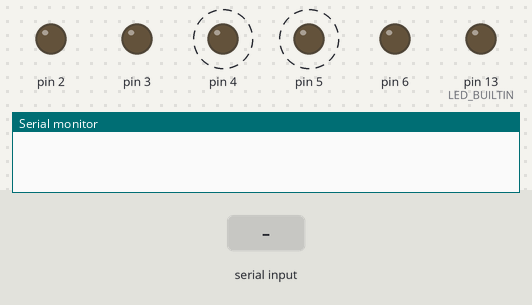
Simulated run of this sketch. Board: Arduino Uno, built with avr-gcc and run on an emulated ATmega328P. Parts: output pins drawn as LEDs (lit = HIGH), the last lines printed to the serial monitor. Dashed ring = blinking. The test bench sets the inputs (shaded band).

Above: at 1.2 s.
1.3 s: "1\n" received over Serial
At 1.9 s:
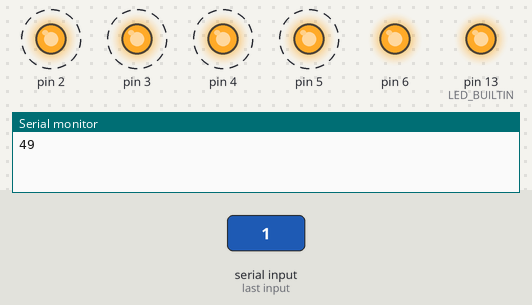
4.3 s: byte 119 ('w') received over Serial
At 5.65 s:
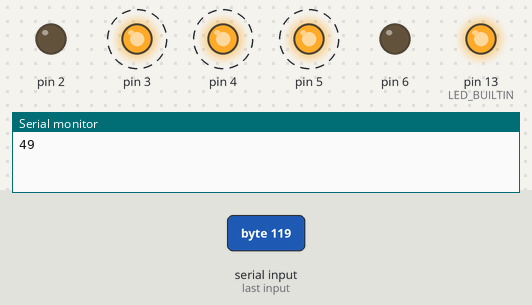
7.3 s: byte 10 ('\n') received over Serial
At 9.91 s:
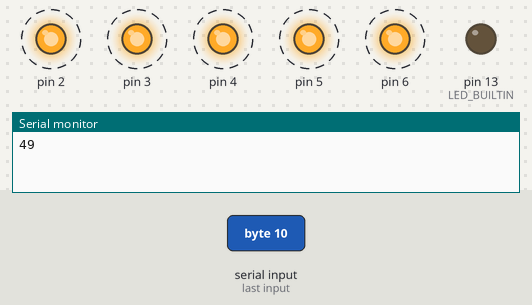
10.3 s: byte 101 ('e') received over Serial
At 10.67 s:
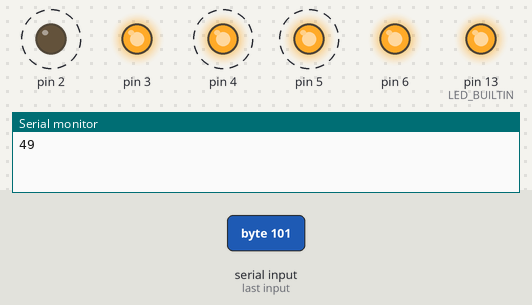
13.3 s: byte 50 ('2') received over Serial
16.3 s: byte 51 ('3') received over Serial
Timing chart, 0 to 20.3 s (numbered marks = the images above; inputs shaded):
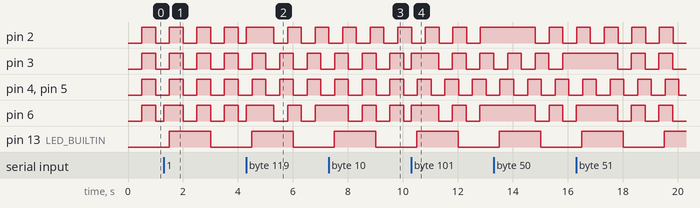

Measured:
- by itself, pin 2–5: alternates HIGH for 0.50 s and LOW for 0.50 s
- by itself, pin 6: repeats every 1.0 s: LOW 0.50 s, HIGH 0.50 s

The sketch:

moniled.ino
```cpp
#include <SoftwareSerial.h>

String inData;


void setup() {
  pinMode(LED_BUILTIN, OUTPUT);
  pinMode(PINB2, OUTPUT);
  pinMode(PINB3, OUTPUT);
  pinMode(PINB4, OUTPUT);
  pinMode(PINB5, OUTPUT);
  pinMode(PINB6, OUTPUT);
  Serial.begin(115200);
  //  Serial.println(">>>");
}

const unsigned long nextStep = 500;
unsigned long currentMillis = 0;

bool led_ = false;
bool led2 = false;
bool led3 = false;
bool led4 = false;
bool led5 = false;
bool led6 = false;

unsigned long next_ = 0;
unsigned long next2 = 0;
unsigned long next3 = 0;
unsigned long next4 = 0;
unsigned long next5 = 0;
unsigned long next6 = 0;

void loop() {
  currentMillis = millis();
  //  if (0 == currentMillis % 3147)
  //  {
  //    Serial.println (String(currentMillis, DEC));
  //    delay(1);
  //  }

  // blink always
  if (currentMillis > next_)
  {
    digitalWrite(LED_BUILTIN, led_ ?  HIGH : LOW);
    led_ = ! led_;
    next_ = currentMillis + nextStep * 3;
  }

  if (currentMillis > next2)
  {
    digitalWrite(PINB2, led2 ?  HIGH : LOW);
    led2 = ! led2;
    next2 = currentMillis + nextStep;
  }

  if (currentMillis > next3)
  {
    digitalWrite(PINB3, led3 ?  HIGH : LOW);
    led3 = ! led3;
    next3 = currentMillis + nextStep;
  }

  if (currentMillis > next4)
  {
    digitalWrite(PINB4, led4 ?  HIGH : LOW);
    led4 = ! led4;
    next4 = currentMillis + nextStep;
  }

  if (currentMillis > next5)
  {
    digitalWrite(PINB5, led5 ?  HIGH : LOW);
    led5 = ! led5;
    next5 = currentMillis + nextStep;
  }

  // blink when no data received or error
  if (currentMillis > next6)
  {
    digitalWrite(PINB6, led6 ?  HIGH : LOW);
    led6 = ! led6;
    next6 = currentMillis + nextStep;
  }

  if (Serial.available())
  {
    digitalWrite(PINB6, HIGH);
    led6 = true;

    while (Serial.available())
    {
      char c = Serial.read();
      if ( '\n' == c )
      {
        ;
      }
      else if ('w' == c)
      {
        digitalWrite(PINB2, HIGH);
        next2 = currentMillis + nextStep;
        led2 = true;
      }
      else if ('2' == c)
      {
        digitalWrite(PINB2, HIGH);
        next2 = next2 + nextStep * 2;
        led2 = true;
      }

      else if ('e' == c)
      {
        digitalWrite(PINB3, HIGH);
        next3 = currentMillis + nextStep;
        led3 = true;
      }
      else if ('3' == c)
      {
        digitalWrite(PINB3, HIGH);
        next3 = next3 + nextStep * 2 ;
        led3 = true;
      }

      else if ('r' == c)
      {
        digitalWrite(PINB4, HIGH);
        next4 = currentMillis + nextStep ;
        led4 = true;
      }
      else if ('4' == c)
      {
        digitalWrite(PINB4, HIGH);
        next4 = next4 + nextStep * 2 ;
        led4 = true;
      }

      else if ('t' == c)
      {
        digitalWrite(PINB5, HIGH);
        next5 = currentMillis + nextStep;
        led5 = true;
      }
      else if ('5' == c)
      {
        digitalWrite(PINB5, HIGH);
        next5 = next5 + nextStep * 2;
        led5 = true;
      }
      else
      {
        Serial.println (String(int(c), DEC));
        next6 = currentMillis;
      }
    }

    if (next6 < next2) next6 = next2;
    if (next6 < next3) next6 = next3;
    if (next6 < next4) next6 = next4;
    if (next6 < next5) next6 = next5;

  }


}
```
